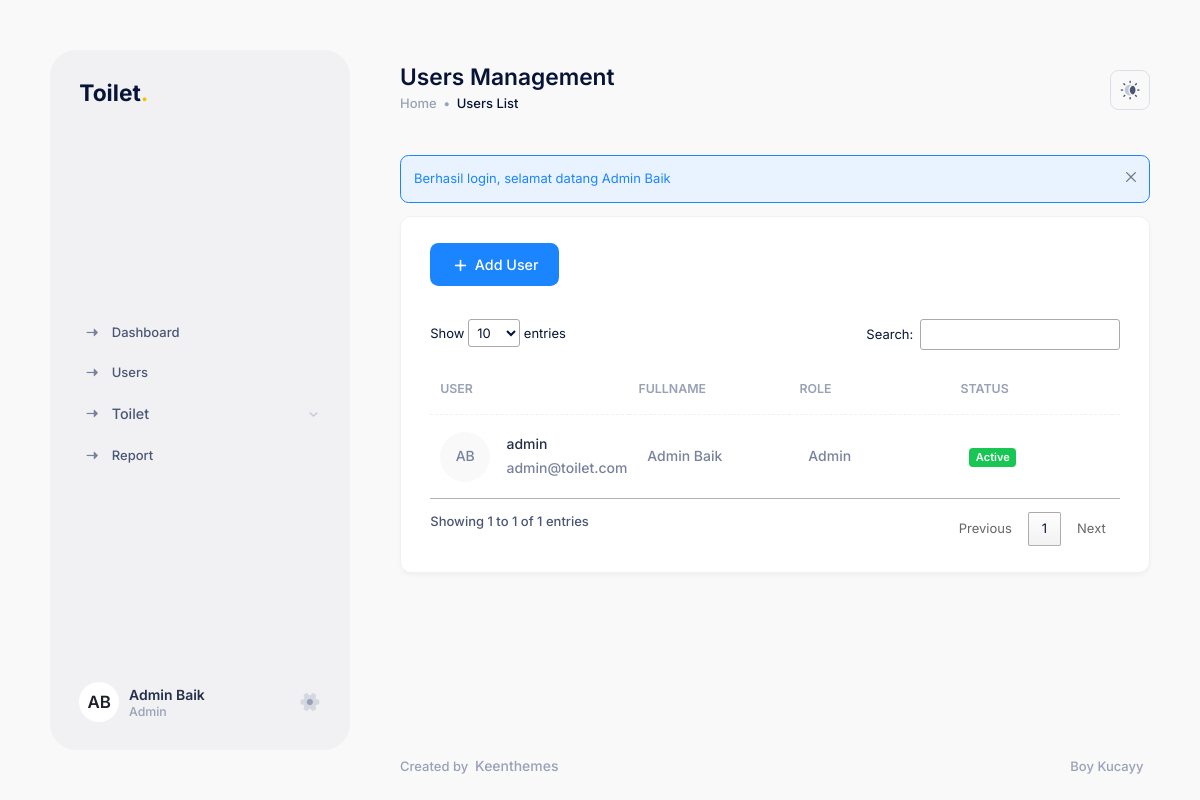
The app's page /users (signed in) with its own data.
### tables this page shows
CREATE TABLE `users` (
  `id` int(11) NOT NULL,
  `username` varchar(100) NOT NULL,
  `password` varchar(100) NOT NULL,
  `name` varchar(200) DEFAULT NULL,
  `email` varchar(200) DEFAULT NULL,
  `status` tinyint(4) NOT NULL,
  `role` tinyint(4) NOT NULL COMMENT '1:Admin\\n2:User',
  `created_at` datetime NOT NULL DEFAULT current_timestamp()
);

### app/Controllers/UsersController.php (called while the page is built, shortened)
<?php
require_once BASE_PATH . "Controllers/BaseController.php";
class UsersController extends BaseController
{
    protected $user_model;
    public function __construct() {
        $this->user_model = new Users();
    }
    public function index()
    {
        $title_page = "Users Management";
        $title_breadcrumb = "Users List";
        $users = $this->user_model->get_users();
        require_once BASE_PATH . "Views/users/index.php";
    }
}

### app/Controllers/BaseController.php (called while the page is built)
<?php
class BaseController
{
    public function initial($name)
    {
        $initial = "";
        $words = explode(" ", $name);
        foreach ($words as $index => $word) {
            $initial .= strtoupper(substr($word, 0, 1));
            if ($index == 1) {
                break;
            }
        }
        return $initial;
    }
}

### app/Models/Users.php (called while the page is built, shortened)
<?php
class Users
{
    protected $db;
    public function __construct()
    {
        require_once BASE_PATH . "Config/Config.php";
        $this->db = $db;
    }
    public function get_users($data = [], $orData = [], $notData = [], $limit = 0)
    {
        $query = "SELECT * FROM users";
        $query .= " ORDER BY name";
        $result = mysqli_query($this->db, $query);
        $users = [];
        while ($row = mysqli_fetch_assoc($result)) {
            $users[] = $row;
        }
        return $users;
    }
}

### app/Views/users/index.php (the view, shortened to what this page needs)
<?php include __DIR__ . "/../templates/_header.php"; ?>
<div class="card">
    <div class="card-header border-0 pt-6">
        <div class="card-toolbar">
            <div class="d-flex justify-content-end" data-kt-user-table-toolbar="base">
                <button type="button" class="btn btn-primary" data-bs-toggle="modal" data-bs-target="#kt_modal_add_user">
                    <i class="ki-duotone ki-plus fs-2"></i>Add User</button>
            </div>
        </div>
    </div>
    <div class="card-body py-4">
        <table class="table align-middle table-row-dashed fs-6 gy-5" id="kt_table_users">
            <thead>
                <tr class="text-start text-muted fw-bold fs-7 text-uppercase gs-0">
                    <th class="min-w-125px">User</th>
                    <th class="min-w-125px">Fullname</th>
                    <th class="min-w-125px">Role</th>
                    <th class="min-w-125px">Status</th>
                    <th class="min-w-125px">Joined Date</th>
                </tr>
            </thead>
            <tbody class="text-gray-600 fw-semibold">
                <?php if (!empty($users)) : ?>
                    <?php foreach ($users as $user) : ?>
                        <tr>
                            <td class="d-flex align-items-center gap-5">
                                <div class="bg-light rounded-circle d-flex justify-content-center align-items-center" style="width: 50px; height: 50px;">
                                    <span><?= $this->initial($user['name']); ?></span>
                                </div>
                                <div class="d-flex flex-column">
                                    <a href="apps/user-management/users/view.html" class="text-gray-800 text-hover-primary mb-1"><?= $user['username'] ?></a>
                                    <span><?= $user['email'] ?></span>
                                </div>
                            </td>
                            <td><?= $user['name'] ?></td>
                            <td><?= $user['role'] == 1 ? "Admin" : "User" ?></td>
                            <td>
                                <div class="badge badge-<?= $user['status'] == 1 ? "success" : "danger" ?> fw-bold"><?= $user['status'] == 1 ? "Active" : "Non-active" ?></div>
                            </td>
                        </tr>
                    <?php endforeach; ?>
                <?php else : ?>
                    <tr>
                        <td colspan="5" class="text-center bg-light">Tidak ada data</td>
                    </tr>
                <?php endif; ?>
            </tbody>
        </table>
    </div>
</div>
<?php include __DIR__ . "/../templates/_footer.php"; ?>

### index.php (shortened to what this page needs)
<?php
require_once BASE_PATH . "Models/Users.php";
$request_uri = $_SERVER['REQUEST_URI'];
$uri_segments = explode('/', trim($request_uri, '/'));
$controller_name = ucfirst(!empty($uri_segments[1]) ? $uri_segments[1] : 'home') . 'Controller';
$method_name = !empty($uri_segments[2]) ? $uri_segments[2] : 'index';
$controller_path = "app/Controllers/$controller_name.php";
if (file_exists($controller_path)) {
    $controller = new $controller_name();
    if (method_exists($controller, $method_name)) {
        $params = array_slice($uri_segments, 3);
        call_user_func_array([$controller, $method_name], $params);
    } else {
        $controller->index();
    }
} else {
    require_once "app/Controllers/HomeController.php";
    $homeController = new HomeController();
    $homeController->index();
}

### app/Views/templates/_header.php (shortened to what this page needs)
<!DOCTYPE html>
<html lang="en">
<head>
    <link href="<?= BASE_URL ?>/assets/plugins/custom/datatables/datatables.bundle.css" rel="stylesheet" type="text/css" />
    <link href="<?= BASE_URL ?>/assets/plugins/global/plugins.bundle.css" rel="stylesheet" type="text/css" />
    <link href="<?= BASE_URL ?>/assets/css/style.bundle.css" rel="stylesheet" type="text/css" />
    <link rel="stylesheet" href="https://cdn.datatables.net/1.13.7/css/jquery.dataTables.min.css">
</head>
<body id="kt_body" class="header-fixed">
    <div class="d-flex flex-column flex-root">
        <div class="page d-flex flex-row flex-column-fluid">
            <?php if (isset($_SESSION['is_login']) && $_SESSION['is_login']) : ?>
                <div id="kt_aside" class="aside py-9" data-kt-drawer="true" data-kt-drawer-name="aside" data-kt-drawer-activate="{default: true, lg: false}" data-kt-drawer-overlay="true" data-kt-drawer-width="{default:'200px', '300px': '250px'}" data-kt-drawer-direction="start" data-kt-drawer-toggle="#kt_aside_toggle">
                    <div class="aside-logo flex-column-auto px-9 mb-9" id="kt_aside_logo">
                        <a href="<?= BASE_URL ?>">
                            <h1 class="logo h-20px text-center" style="font-weight: bold;">Toilet<span class="text-warning">.</span></h1>
                        </a>
                    </div>
                    <div class="aside-menu flex-column-fluid ps-5 pe-3 mb-9" id="kt_aside_menu">
                        <div class="w-100 hover-scroll-overlay-y d-flex pe-3" id="kt_aside_menu_wrapper" data-kt-scroll="true" data-kt-scroll-activate="{default: false, lg: true}" data-kt-scroll-height="auto" data-kt-scroll-dependencies="#kt_aside_logo, #kt_aside_footer" data-kt-scroll-wrappers="#kt_aside, #kt_aside_menu, #kt_aside_menu_wrapper" data-kt-scroll-offset="100">
                            <div class="menu menu-column menu-rounded menu-sub-indention menu-active-bg fw-semibold my-auto" id="#kt_aside_menu" data-kt-menu="true">
                                <div class="menu-accordion">
                                    <div class="menu-item">
                                        <a class="menu-link" href="<?= BASE_URL ?>">
                                            <span class="menu-icon">
                                                <i class="ki-duotone ki-black-right fs-2"></i>
                                            </span>
                                            <span class="menu-title">Dashboard</span>
                                        </a>
                                    </div>
                                </div>
                                <?php if ($_SESSION['user']['role'] == "Admin") : ?>
                                    <div class="menu-accordion">
                                        <div class="menu-item">
                                            <a class="menu-link" href="<?= BASE_URL ?>/users">
                                                <span class="menu-icon">
                                                    <i class="ki-duotone ki-black-right fs-2"></i>
                                                </span>
                                                <span class="menu-title">Users</span>
                                            </a>
                                        </div>
                                    </div>
                                <?php endif ?>
                                <div data-kt-menu-trigger="click" class="menu-item menu-accordion">
                                    <div class="menu-link">
                                        <span class="menu-icon">
                                            <i class="ki-duotone ki-black-right fs-2"></i>
                                        </span>
                                        <span class="menu-title">Toilet</span>
                                        <span class="menu-arrow"></span>
                                    </div>
                                </div>
                                <div class="menu-accordion">
                                    <div class="menu-item">
                                        <a class="menu-link" href="<?= BASE_URL ?>/report">
                                            <span class="menu-icon">
                                                <i class="ki-duotone ki-black-right fs-2"></i>
                                            </span>
                                            <span class="menu-title">Report</span>
                                        </a>
                                    </div>
                                </div>
                            </div>
                        </div>
                    </div>
                    <div class="aside-footer flex-column-auto px-9" id="kt_aside_footer">
                        <div class="d-flex flex-stack">
                            <div class="d-flex align-items-center">
                                <div class="symbol symbol-circle symbol-40px">
                                    <div class="bg-white text-dark me-1 rounded-circle d-flex justify-content-center align-items-center fw-bold" style="width: 40px; height: 40px; font-size: 1.3em;">
                                        <?= $this->initial($_SESSION['user']['name']) ?>
                                    </div>
                                </div>
                                <div class="ms-2">
                                    <a href="#" class="text-gray-800 text-hover-primary fs-6 fw-bold lh-1"><?= $_SESSION['user']['name'] ?></a>
                                    <span class="text-muted fw-semibold d-block fs-7 lh-1"><?= $_SESSION['user']['role'] ?></span>
                                </div>
                            </div>
                            <div class="ms-1">
                                <div class="btn btn-sm btn-icon btn-active-color-primary position-relative me-n2" data-kt-menu-trigger="{default: 'click', lg: 'hover'}" data-kt-menu-overflow="true" data-kt-menu-placement="top-end">
                                    <i class="ki-duotone ki-setting-2 fs-1">
                                        <span class="path1"></span>
                                    </i>
                                </div>
                            </div>
                        </div>
                    </div>
                </div>
            <?php endif ?>
            <div class="<?= isset($_SESSION['is_login']) && $_SESSION['is_login'] ? "wrapper" : "" ?> d-flex flex-column flex-row-fluid" id="kt_wrapper">
                <?php if (isset($_SESSION['is_login']) && $_SESSION['is_login']) : ?>
                    <div id="kt_header" class="header mt-0 mt-lg-0 pt-lg-0" data-kt-sticky="true" data-kt-sticky-name="header" data-kt-sticky-offset="{lg: '300px'}">
                        <div class="container d-flex flex-stack flex-wrap gap-4" id="kt_header_container">
                            <div class="page-title d-flex flex-column align-items-start justify-content-center flex-wrap me-lg-2 pb-10 pb-lg-0" data-kt-swapper="true" data-kt-swapper-mode="prepend" data-kt-swapper-parent="{default: '#kt_content_container', lg: '#kt_header_container'}">
                                <h1 class="d-flex flex-column text-gray-900 fw-bold my-0 fs-1"><?= $title_page ?></h1>
                                <ul class="breadcrumb breadcrumb-dot fw-semibold fs-base my-1">
                                    <li class="breadcrumb-item text-muted">
                                        <a href="<?= BASE_URL ?>" class="text-muted text-hover-primary">Home</a>
                                    </li>
                                    <li class="breadcrumb-item text-gray-900"><?= $title_breadcrumb ?? '' ?></li>
                                </ul>
                            </div>
                            <div class="d-flex align-items-center flex-shrink-0 mb-0 mb-lg-0">
                                <div class="d-flex align-items-center ms-3 ms-lg-4">
                                    <a href="#" class="btn btn-icon btn-color-gray-700 btn-active-color-primary btn-outline w-40px h-40px" data-kt-menu-trigger="{default:'click', lg: 'hover'}" data-kt-menu-attach="parent" data-kt-menu-placement="bottom-end">
                                        <i class="ki-duotone ki-night-day theme-light-show fs-1">
                                            <span class="path1"></span>
                                        </i>
                                    </a>
                                </div>
                            </div>
                        </div>
                    </div>
                <?php endif ?>
                <div class="content d-flex flex-column flex-column-fluid" id="kt_content">
                    <div class="container-xxl" id="kt_content_container">
                        <?php if (isset($_SESSION['alert'])) : ?>
                            <div class="alert alert-<?= $_SESSION['alert'][0] ?> alert-dismissible fade show" role="alert">
                                <?= $_SESSION['alert'][1] ?>
                                <button type="button" class="btn-close" data-bs-dismiss="alert" aria-label="Close"></button>
                            </div>
                        <?php endif ?>

### app/Views/templates/_footer.php (shortened to what this page needs)
</div>
</div>
<div class="footer py-4 d-flex flex-lg-column" id="kt_footer">
	<div class="container d-flex flex-column flex-md-row flex-stack">
		<div class="text-gray-900 order-2 order-md-1">
			<span class="text-gray-500 fw-semibold me-1">Created by</span>
			<a href="https://keenthemes.com" target="_blank" class="text-muted text-hover-primary fw-semibold me-2 fs-6">Keenthemes</a>
		</div>
		<ul class="menu menu-gray-600 menu-hover-primary fw-semibold order-1">
			<li class="menu-item">
				<a href="https://instagram.com/boykucayy" target="_blank" class="menu-link px-2 text-muted text-hover-primary fw-semibold">Boy Kucayy</a>
			</li>
		</ul>
	</div>
</div>
</div>
</div>
</div>
</body>
</html>

### records on screen
users: name "AB", username "admin", email "admin@toilet.com", name "Admin Baik", role "Admin", status "Active"

### other values on screen
$this->initial($_SESSION['user']['name']) "AB"
$_SESSION['user']['name'] "Admin Baik"
$_SESSION['user']['role'] "Admin"
$title_page "Users Management"
$title_breadcrumb "Users List"
$_SESSION['alert'][1] "Berhasil login, selamat datang Admin Baik"
